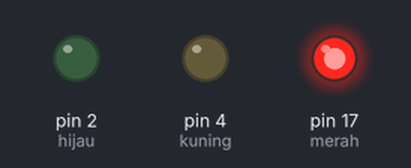
Recording of a sketch running on a simulated Arduino Uno, built with avr-gcc and run on an emulated ATmega328P. Parts: output pins drawn as LEDs (lit = HIGH).

Above: at 0.2 s.
At 1.2 s:
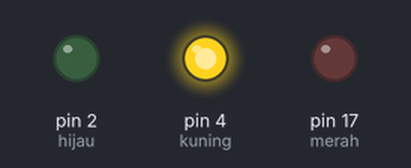
At 2.2 s:
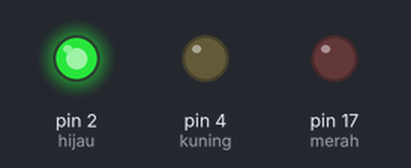
At 5.7 s:
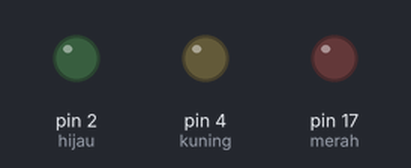
Timing chart, 0 to 6.9 s (numbered marks = the images above):
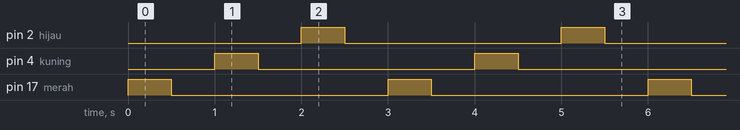

The sketch:

Blink_test.ino
```cpp
/*
 * Blink testing
 */
int merah = 17;
int kuning = 4;
int hijau = 2;

void setup() {
  // put your setup code here, to run once:
  pinMode(merah, OUTPUT);
  pinMode(kuning, OUTPUT);
  pinMode(hijau, OUTPUT);
}

void loop() {
  // put your main code here, to run repeatedly:
  digitalWrite(merah, HIGH);
  delay(500);
  digitalWrite(merah, LOW);
  delay(500);
  digitalWrite(kuning, HIGH);
  delay(500);
  digitalWrite(kuning, LOW);
  delay(500);
  digitalWrite(hijau, HIGH);
  delay(500);
  digitalWrite(hijau, LOW);
  delay(500);
}
```

Measured:
- by itself, pin 2 (hijau), pin 4 (kuning), pin 17 (merah): alternates HIGH for 0.50 s and LOW for 2.5 s
- by itself, everything shown: repeats every 3.0 s, in 6 steps
